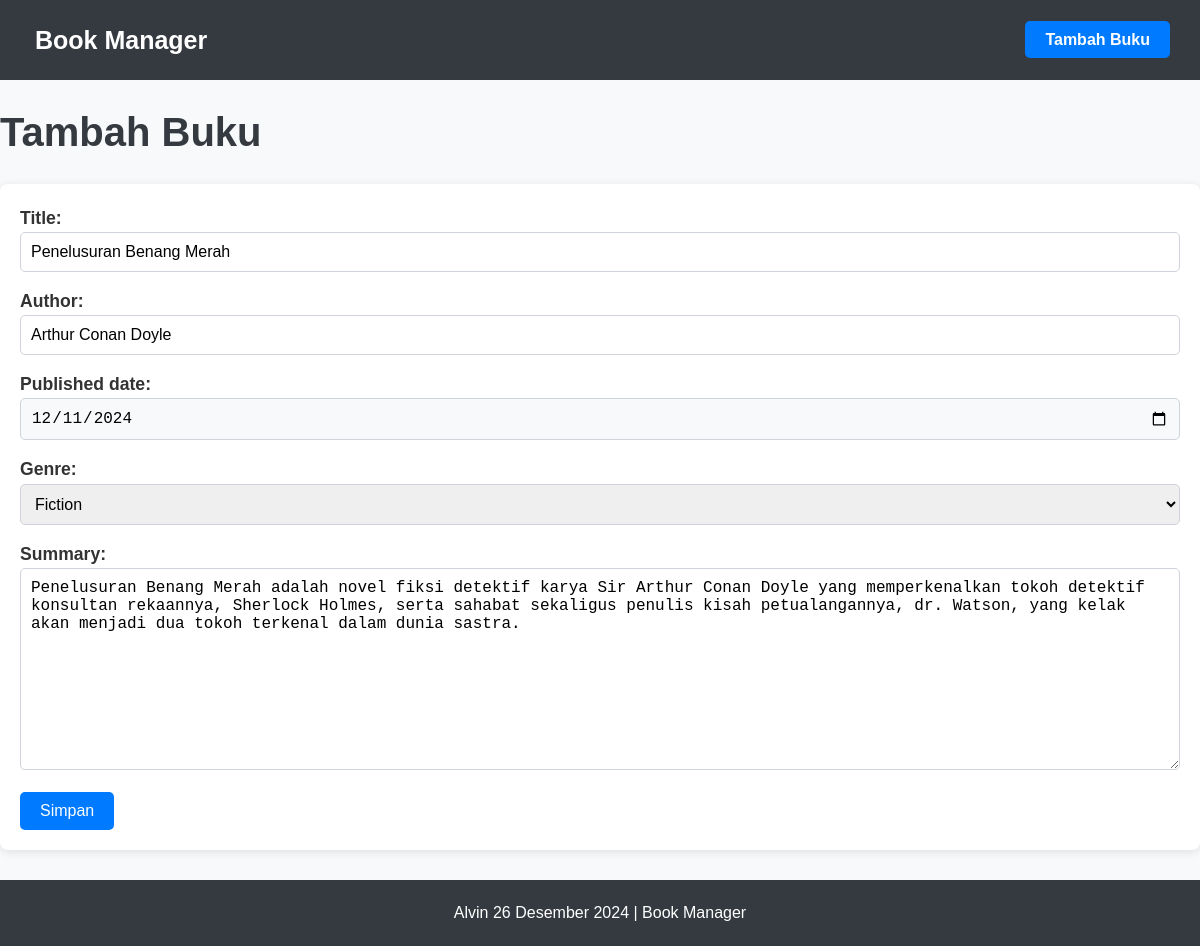
The app's page /books/edit/4/ with its own data.
### books/models.py (models this page shows, shortened)
class Book(models.Model):
    GENRE_CHOICES = [
        ('Fiction', 'Fiction'),
        ('Non-Fiction', 'Non-Fiction'),
        ('Science', 'Science'),
        ('History', 'History'),
    ]
    title = models.CharField(max_length=100, blank=False) # title, tidak boleh kosong
    author = models.CharField(max_length=50, blank=False) # author, tidak boleh kosong
    published_date = models.DateField()
    genre = models.CharField(max_length=20, choices=GENRE_CHOICES) # pilihan genre
    summary = models.TextField(blank=True, null=True) # summary boleh kosong (opsional)

### books/views.py (the view)
# urls.py: path('edit/<int:pk>/', BookUpdateView.as_view(), name='book_edit'),
class BookUpdateView(UpdateView):
    model = Book
    template_name = 'books/book_form.html'
    form_class = BookForm # form yang dipakai dari forms.py
    success_url = reverse_lazy('book_list') # kalau confirm, masuk ke halaman daftar buku

### books/forms.py
class BookForm(forms.ModelForm):
    class Meta:
        model = Book
        fields = ['title', 'author', 'published_date', 'genre', 'summary']
    published_date = forms.DateField(
        widget=DateInput(attrs={'type': 'date'}),
        input_formats=['%Y-%m-%d'],
    )

### books/templates/books/book_form.html (shortened to what this page needs)
{% extends 'base.html' %}
{% block content %}
<h1>Tambah Buku</h1>
<form method="post">
    {{ form.as_p }}
    <button type="submit">Simpan</button>
</form>
{% endblock %}

### books/static/books/base.css (style rules this page uses)
* { margin: 0; padding: 0; box-sizing: border-box; }
body { font-family: 'Arial', sans-serif; background-color: #f8f9fa; color: #333; line-height: 1.6; }
h1 { font-size: 2.5rem; color: #343a40; margin-bottom: 20px; }
button { padding: 10px 20px; background-color: #007bff; color: white; border: none; border-radius: 5px; font-size: 1rem; cursor: pointer; transition: background-color 0.3s ease; }
form { background-color: #fff; padding: 20px; border-radius: 8px; box-shadow: 0 2px 10px rgba(0, 0, 0, 0.1); }
form input, form select, form textarea { width: 100%; padding: 10px; margin-bottom: 15px; border: 1px solid #ced4da; border-radius: 5px; font-size: 1rem; }
form input[type="date"] { background-color: #f8f9fa; }
form label { font-size: 1.1rem; font-weight: bold; margin-bottom: 5px; }

### records on screen
Book: title "Penelusuran Benang Merah", author "Arthur Conan Doyle", published_date "12/11/2024", genre "Fiction", summary "Penelusuran Benang Merah adalah novel fiksi detektif karya Sir Arthur Conan Doyle yang memperkenalkan tokoh detektif konsultan rekaannya, Sherlock Holmes, serta sahabat sekaligus penulis kisah petualangannya, dr. Watson, yang kelak akan menjadi dua tokoh terkenal dalam dunia sastra."
